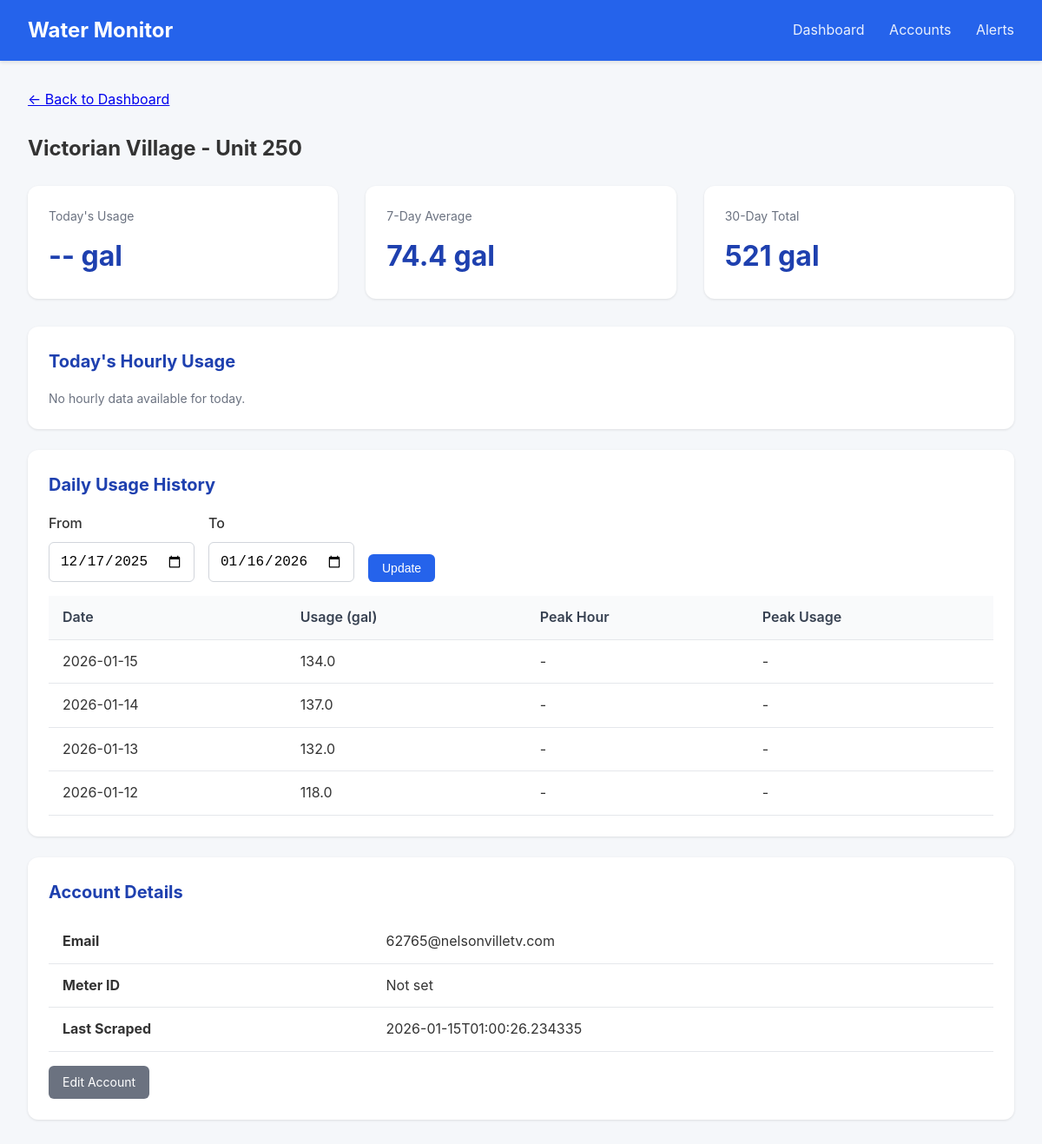
Page /meter/1 on the earlier database version.
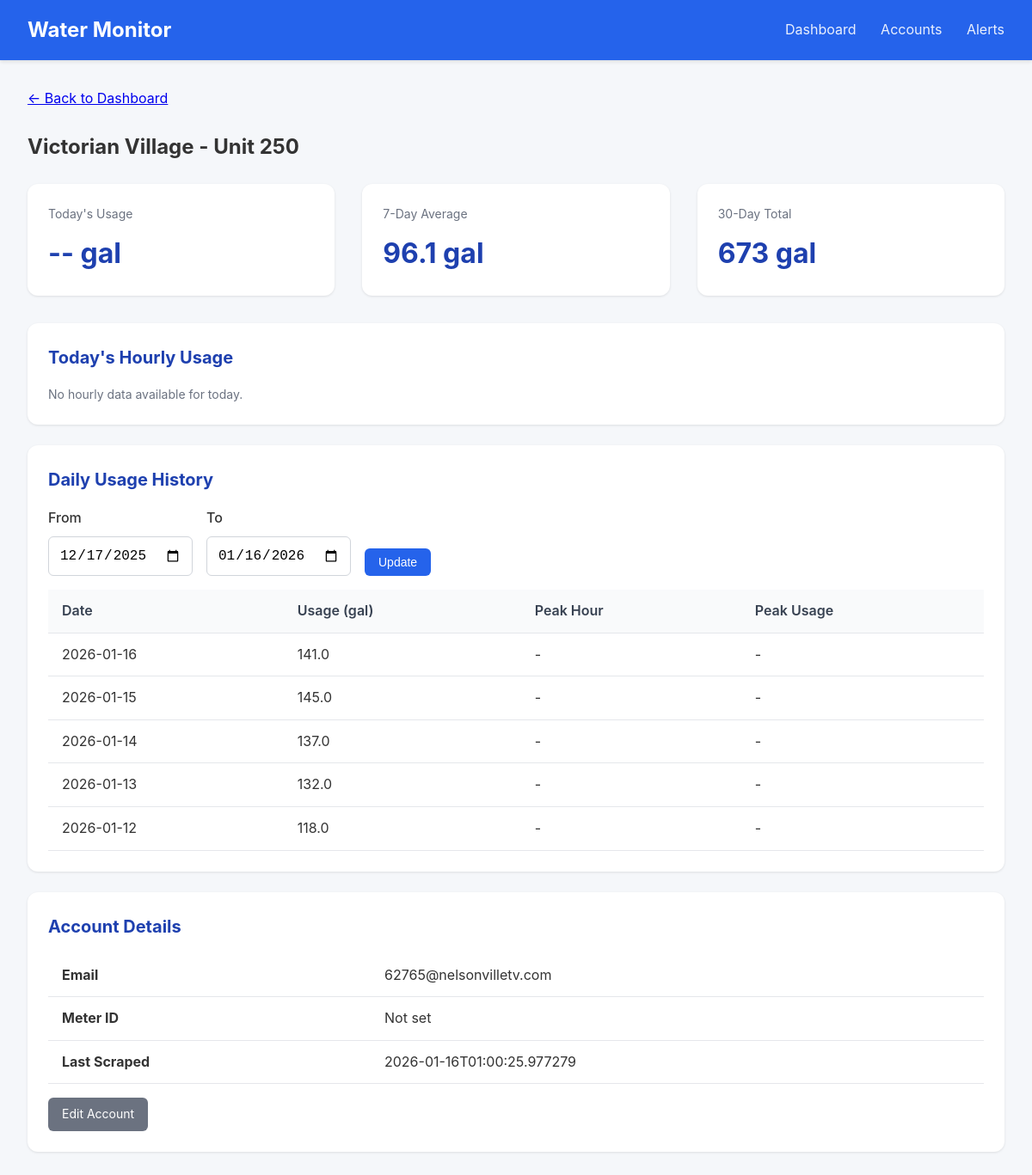
Same page on the later database version.
### tables this page shows
CREATE TABLE accounts (
                id INTEGER PRIMARY KEY AUTOINCREMENT,
                email TEXT UNIQUE NOT NULL,
                password_encrypted TEXT NOT NULL,
                meter_id TEXT,
                account_number TEXT,
                address TEXT,
                building_name TEXT,
                unit_number TEXT,
                is_active INTEGER DEFAULT 1,
                last_scraped TIMESTAMP,
                created_at TIMESTAMP DEFAULT CURRENT_TIMESTAMP
            , avg_12mo REAL, monthly_usage REAL, unit_count INTEGER DEFAULT 1, leak_alerts INTEGER DEFAULT 1, min_overage_pct INTEGER DEFAULT 10);

CREATE TABLE daily_summaries (
                id INTEGER PRIMARY KEY AUTOINCREMENT,
                account_id INTEGER NOT NULL,
                reading_date DATE NOT NULL,
                total_usage_gallons REAL,
                peak_hour INTEGER,
                peak_usage_gallons REAL,
                created_at TIMESTAMP DEFAULT CURRENT_TIMESTAMP,
                FOREIGN KEY (account_id) REFERENCES accounts(id),
                UNIQUE(account_id, reading_date)
            );

### app.py (the view)
@app.route('/meter/<int:account_id>')
def meter_detail(account_id):
    account = db.get_account(account_id)
    if not account:
        flash('Meter not found', 'error')
        return redirect(url_for('dashboard'))
    end_date = date.today()
    start_date = end_date - timedelta(days=30)
    if request.args.get('start_date'):
        start_date = datetime.strptime(request.args.get('start_date'), '%Y-%m-%d').date()
    if request.args.get('end_date'):
        end_date = datetime.strptime(request.args.get('end_date'), '%Y-%m-%d').date()
    daily_data = db.get_daily_summaries(account_id, start_date, end_date)
    hourly_data = db.get_hourly_readings(account_id, date.today())
    return render_template('meter_detail.html',
                           account=account,
                           daily_data=daily_data,
                           hourly_data=hourly_data,
                           start_date=start_date,
                           end_date=end_date)

### database.py (called while the page is built)
@contextmanager
def get_db():
    conn = sqlite3.connect(config.DATABASE_PATH)
    conn.row_factory = sqlite3.Row
    try:
        yield conn
        conn.commit()
    finally:
        conn.close()

def get_account(account_id: int) -> Optional[dict]:
    with get_db() as conn:
        cursor = conn.cursor()
        cursor.execute('SELECT * FROM accounts WHERE id = ?', (account_id,))
        row = cursor.fetchone()
        if row:
            return dict(row)
    return None

def get_hourly_readings(account_id: int, reading_date: date) -> list:
    with get_db() as conn:
        cursor = conn.cursor()
        cursor.execute('''
            SELECT * FROM hourly_readings
            WHERE account_id = ? AND reading_date = ?
            ORDER BY hour
        ''', (account_id, reading_date))
        return [dict(row) for row in cursor.fetchall()]

def get_daily_summaries(account_id: int, start_date: date = None, end_date: date = None) -> list:
    with get_db() as conn:
        cursor = conn.cursor()
        query = 'SELECT * FROM daily_summaries WHERE account_id = ?'
        params = [account_id]
        if start_date:
            query += ' AND reading_date >= ?'
            params.append(start_date)
        if end_date:
            query += ' AND reading_date <= ?'
            params.append(end_date)
        query += ' ORDER BY reading_date DESC'
        cursor.execute(query, params)
        return [dict(row) for row in cursor.fetchall()]

### templates/meter_detail.html (shortened to what this page needs)
{% extends "base.html" %}
{% block content %}
<div style="margin-bottom: 1.5rem;">
    <a href="{{ url_for('dashboard') }}">&larr; Back to Dashboard</a>
</div>
<h2 style="margin-bottom: 1.5rem;">
    {{ account.building_name or 'Unknown Building' }} - Unit {{ account.unit_number or 'N/A' }}
</h2>
<div class="stats">
    <div class="stat-card">
        <div class="label">Today's Usage</div>
        <div class="value">
            {% if daily_data and daily_data[0].reading_date == today %}
                {{ "%.1f"|format(daily_data[0].total_usage_gallons or 0) }} gal
            {% else %}
                -- gal
            {% endif %}
        </div>
    </div>
    <div class="stat-card">
        <div class="label">7-Day Average</div>
        <div class="value">
            {% set week_total = daily_data[:7]|sum(attribute='total_usage_gallons') %}
            {{ "%.1f"|format(week_total / 7) if daily_data else '--' }} gal
        </div>
    </div>
    <div class="stat-card">
        <div class="label">30-Day Total</div>
        <div class="value">
            {% set month_total = daily_data|sum(attribute='total_usage_gallons') %}
            {{ "%.0f"|format(month_total) if daily_data else '--' }} gal
        </div>
    </div>
</div>
<div class="card">
    <h2>Today's Hourly Usage</h2>
    {% if hourly_data %}
    <div style="display: flex; align-items: flex-end; height: 200px; gap: 4px; padding: 1rem 0;">
        {% set max_hourly = hourly_data|map(attribute='usage_gallons')|max or 1 %}
        {% for hour in hourly_data %}
        <div style="flex: 1; display: flex; flex-direction: column; align-items: center;">
            <div style="background: #2563eb; width: 100%;
                        height: {{ (hour.usage_gallons or 0) / max_hourly * 150 }}px;
                        border-radius: 4px 4px 0 0;"></div>
            <div style="font-size: 0.7rem; color: #6b7280; margin-top: 4px;">{{ hour.hour }}</div>
        </div>
        {% endfor %}
    </div>
    <p class="text-muted">Hours (0-23)</p>
    {% else %}
    <p class="text-muted">No hourly data available for today.</p>
    {% endif %}
</div>
<div class="card">
    <h2>Daily Usage History</h2>
    <form method="GET" style="display: flex; gap: 1rem; margin-bottom: 1rem;">
        <div class="form-group" style="margin-bottom: 0;">
            <label for="start_date">From</label>
            <input type="date" id="start_date" name="start_date" value="{{ start_date }}">
        </div>
        <div class="form-group" style="margin-bottom: 0;">
            <label for="end_date">To</label>
            <input type="date" id="end_date" name="end_date" value="{{ end_date }}">
        </div>
        <div class="form-group" style="margin-bottom: 0; display: flex; align-items: flex-end;">
            <button type="submit" class="btn btn-primary">Update</button>
        </div>
    </form>
    {% if daily_data %}
    <table>
        <thead>
            <tr>
                <th>Date</th>
                <th>Usage (gal)</th>
                <th>Peak Hour</th>
                <th>Peak Usage</th>
            </tr>
        </thead>
        <tbody>
            {% for day in daily_data %}
            <tr>
                <td>{{ day.reading_date }}</td>
                <td>{{ "%.1f"|format(day.total_usage_gallons or 0) }}</td>
                <td>{{ day.peak_hour if day.peak_hour is not none else '-' }}{% if day.peak_hour is not none %}:00{% endif %}</td>
                <td>{{ "%.1f"|format(day.peak_usage_gallons or 0) if day.peak_usage_gallons else '-' }}</td>
            </tr>
            {% endfor %}
        </tbody>
    </table>
    {% else %}
    <p class="text-muted">No usage data available for this period.</p>
    {% endif %}
</div>
<div class="card">
    <h2>Account Details</h2>
    <table>
        <tr><td><strong>Email</strong></td><td>{{ account.email }}</td></tr>
        <tr><td><strong>Meter ID</strong></td><td>{{ account.meter_id or 'Not set' }}</td></tr>
        <tr><td><strong>Last Scraped</strong></td><td>{{ account.last_scraped or 'Never' }}</td></tr>
    </table>
    <div class="mt-4">
        <a href="{{ url_for('edit_account', account_id=account.id) }}" class="btn btn-secondary">Edit Account</a>
    </div>
</div>
{% endblock %}

### templates/base.html (shortened to what this page needs)
<!DOCTYPE html>
<html lang="en">
<head>
</head>
<body>
    <div class="navbar">
        <h1>Water Monitor</h1>
        <nav>
            <a href="{{ url_for('dashboard') }}">Dashboard</a>
            <a href="{{ url_for('accounts_list') }}">Accounts</a>
            <a href="{{ url_for('alerts_list') }}">Alerts</a>
        </nav>
    </div>
    <div class="container">
        {% block content %}{% endblock %}
    </div>
</body>
</html>

### templates/base.html (style rules this page uses)
* { box-sizing: border-box; margin: 0; padding: 0; }
body { font-family: -apple-system, BlinkMacSystemFont, 'Segoe UI', Roboto, Oxygen, Ubuntu, sans-serif; background: #f5f7fa; color: #333; line-height: 1.6; }
.navbar { background: #2563eb; color: white; padding: 1rem 2rem; display: flex; justify-content: space-between; align-items: center; box-shadow: 0 2px 4px rgba(0,0,0,0.1); }
.navbar h1 { font-size: 1.5rem; }
.navbar nav a { color: white; text-decoration: none; margin-left: 1.5rem; opacity: 0.9; }
.container { max-width: 1400px; margin: 0 auto; padding: 2rem; }
.card { background: white; border-radius: 12px; box-shadow: 0 1px 3px rgba(0,0,0,0.1); padding: 1.5rem; margin-bottom: 1.5rem; }
.card h2 { margin-bottom: 1rem; color: #1e40af; font-size: 1.25rem; }
.stats { display: flex; gap: 2rem; margin-bottom: 2rem; }
.stat-card { background: white; border-radius: 12px; padding: 1.5rem; box-shadow: 0 1px 3px rgba(0,0,0,0.1); flex: 1; }
.stat-card .label { color: #6b7280; font-size: 0.875rem; margin-bottom: 0.5rem; }
.stat-card .value { font-size: 2rem; font-weight: 700; color: #1e40af; }
table { width: 100%; border-collapse: collapse; }
th, td { padding: 0.75rem 1rem; text-align: left; border-bottom: 1px solid #e5e7eb; }
th { background: #f9fafb; font-weight: 600; color: #374151; }
.btn { display: inline-block; padding: 0.5rem 1rem; border-radius: 6px; text-decoration: none; font-size: 0.875rem; cursor: pointer; border: none; }
.btn-primary { background: #2563eb; color: white; }
.btn-secondary { background: #6b7280; color: white; }
.form-group { margin-bottom: 1rem; }
.form-group label { display: block; margin-bottom: 0.5rem; font-weight: 500; }
.form-group input, .form-group select { width: 100%; padding: 0.75rem; border: 1px solid #d1d5db; border-radius: 6px; font-size: 1rem; }
.text-muted { color: #6b7280; font-size: 0.875rem; }
.mt-4 { margin-top: 1rem; }

Differences in the rows shown:
removed daily_summaries: reading_date "2026-01-15", total_usage_gallons "134.0", peak_hour "-", peak_usage_gallons "-"
changed accounts "Victorian Village": last_scraped "2026-01-15T01:00:26.234335" → "2026-01-16T01:00:25.977279"
added daily_summaries: reading_date "2026-01-16", total_usage_gallons "141.0", peak_hour "-", peak_usage_gallons "-"
added daily_summaries: reading_date "2026-01-15", total_usage_gallons "145.0", peak_hour "-", peak_usage_gallons "-"
Other differences:
{{ "%.1f"|format(week_total / 7) if daily_data else '--' }}: "74.4" → "96.1"
{{ "%.0f"|format(month_total) if daily_data else '--' }}: "521" → "673"
